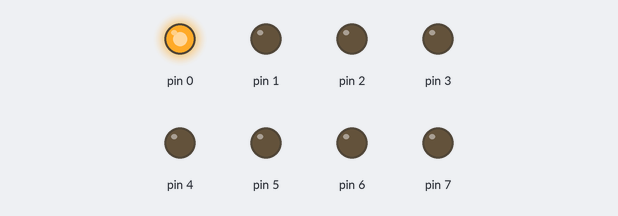
Simulated run of this sketch. Board: Arduino Uno, built with avr-gcc and run on an emulated ATmega328P. Parts: output pins drawn as LEDs (lit = HIGH).

Above: at 0.2 s.
At 1.2 s:
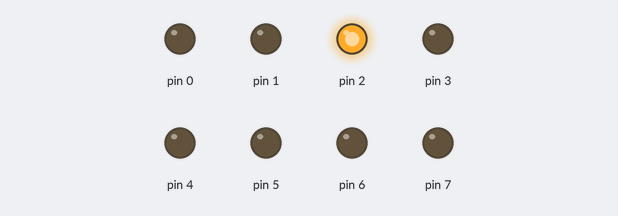
At 1.7 s:
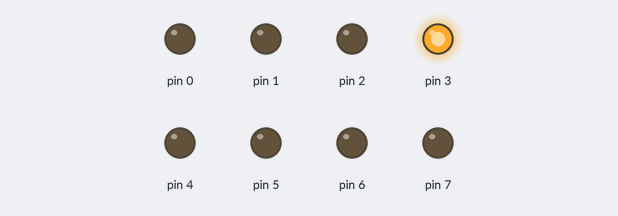
At 2.2 s:
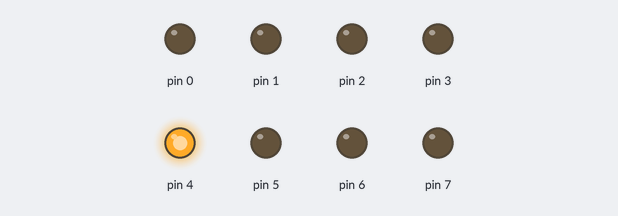
At 3.2 s:
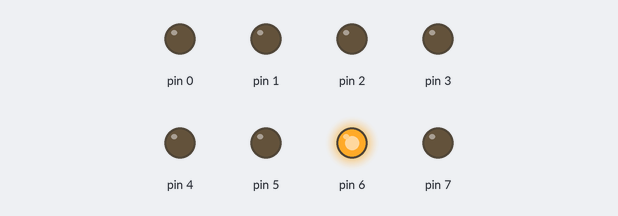
At 4.7 s:
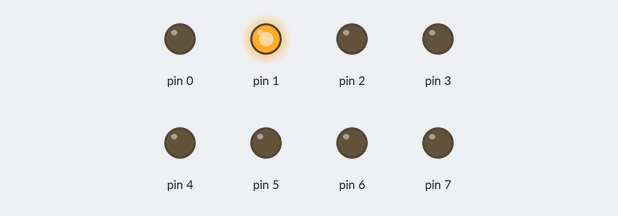
Timing chart, 0 to 5.2 s (numbered marks = the images above):
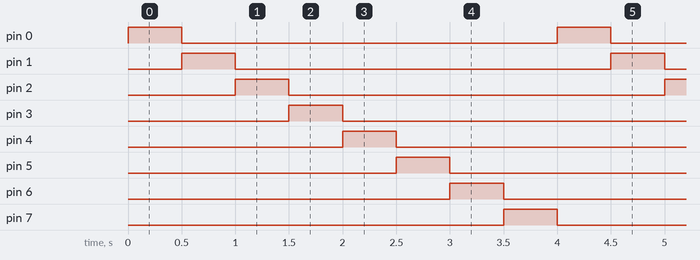

Measured:
- by itself, pin 0–7: alternates HIGH for 0.50 s and LOW for 3.5 s
- by itself, everything shown: repeats every 4.0 s, in 9 steps

The sketch:

3_one_led_at_a_time.ino
```cpp
void setup() {
  pinMode(0, OUTPUT);
  pinMode(1, OUTPUT);
  pinMode(2, OUTPUT);
  pinMode(3, OUTPUT);
  pinMode(4, OUTPUT);
  pinMode(5, OUTPUT);
  pinMode(6, OUTPUT);
  pinMode(7, OUTPUT);

}

void loop() {
  for(int i= 0; i < 8; i++)
  {
    digitalWrite(i, HIGH);
    delay(500);
    digitalWrite(i, LOW);
  }
}
```
